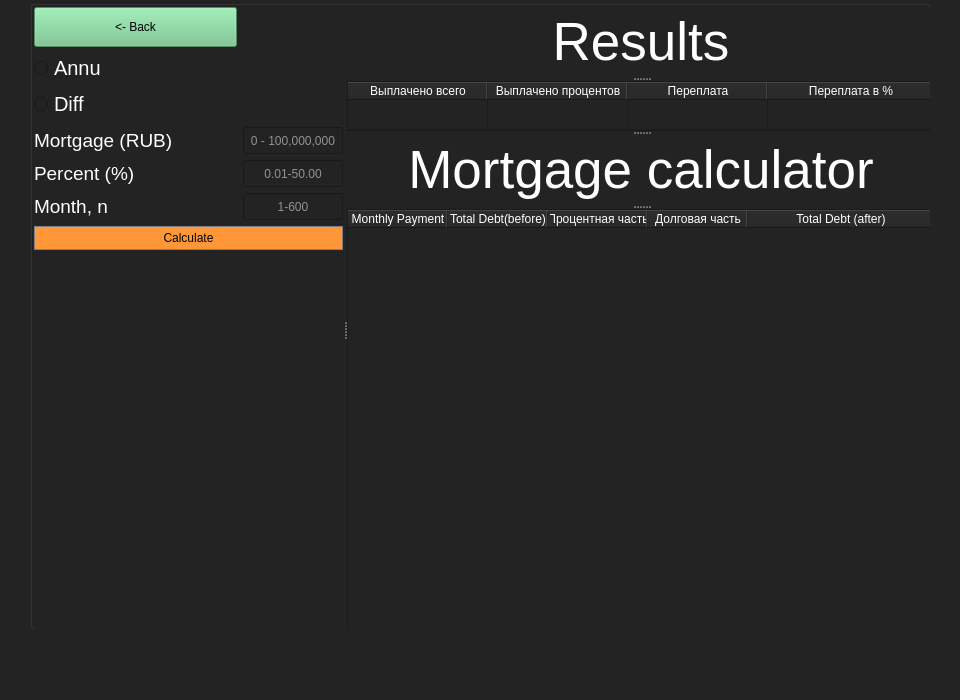
<?xml version="1.0" encoding="UTF-8"?>
<ui version="4.0">
 <class>CreditCalc</class>
 <widget class="QWidget" name="CreditCalc">
  <property name="geometry">
   <rect>
    <x>0</x>
    <y>0</y>
    <width>960</width>
    <height>700</height>
   </rect>
  </property>
  <property name="minimumSize">
   <size>
    <width>960</width>
    <height>700</height>
   </size>
  </property>
  <property name="maximumSize">
   <size>
    <width>960</width>
    <height>700</height>
   </size>
  </property>
  <property name="windowTitle">
   <string>Form</string>
  </property>
  <property name="styleSheet">
   <string notr="true">QWidget {
background:rgb(35, 35, 35);
}
QLabel {
color: white;
}


QPushButton {
color:white;
}
QRadioButton  {
color:white;
}

QHeaderView {
color:white;
}
QHeaderView::section { 
background:rgb(35, 35, 35); 
color:white;
}

QTableView QTableCornerButton::section {
    background-color: rgb(64, 64, 64);
    border-color: rgb(64, 64, 64);
 }
 QTableView {
color:white;
}

QLineEdit {
    color: white;
}

/* Стиль для заглушки (подсказки) в QLineEdit */
QLineEdit::placeholder {
    color: gray; /* Или укажите другой цвет для подсказки */
}</string>
  </property>
  <widget class="QGroupBox" name="All">
   <property name="geometry">
    <rect>
     <x>30</x>
     <y>0</y>
     <width>900</width>
     <height>628</height>
    </rect>
   </property>
   <property name="minimumSize">
    <size>
     <width>900</width>
     <height>600</height>
    </size>
   </property>
   <property name="maximumSize">
    <size>
     <width>731</width>
     <height>628</height>
    </size>
   </property>
   <widget class="QSplitter" name="splitter_2">
    <property name="geometry">
     <rect>
      <x>4</x>
      <y>7</y>
      <width>901</width>
      <height>643</height>
     </rect>
    </property>
    <property name="orientation">
     <enum>Qt::Horizontal</enum>
    </property>
    <widget class="QWidget" name="layoutWidget">
     <layout class="QGridLayout" name="gridLayout">
      <item row="0" column="0">
       <widget class="QPushButton" name="pushButton_go_back">
        <property name="minimumSize">
         <size>
          <width>0</width>
          <height>40</height>
         </size>
        </property>
        <property name="styleSheet">
         <string notr="true">
QPushButton {
  background-color: rgb(111, 193, 136);
  color: black; 

}

QPushButton:pressed {
    background-color: qlineargradient(x1: 0, y1: 0, x2: 0, y2: 1,
                                      stop: 0 #6FC188, stop: 1 #5DA976);
}</string>
        </property>
        <property name="text">
         <string>&lt;- Back</string>
        </property>
       </widget>
      </item>
      <item row="1" column="0">
       <layout class="QFormLayout" name="formLayout">
        <item row="0" column="0">
         <widget class="QRadioButton" name="radioButton_annu">
          <property name="font">
           <font>
            <pointsize>15</pointsize>
           </font>
          </property>
          <property name="text">
           <string>Annu</string>
          </property>
          <attribute name="buttonGroup">
           <string notr="true">Mortgage_type</string>
          </attribute>
         </widget>
        </item>
        <item row="1" column="0">
         <widget class="QRadioButton" name="radioButton_diff">
          <property name="font">
           <font>
            <pointsize>15</pointsize>
           </font>
          </property>
          <property name="text">
           <string>Diff</string>
          </property>
          <attribute name="buttonGroup">
           <string notr="true">Mortgage_type</string>
          </attribute>
         </widget>
        </item>
       </layout>
      </item>
      <item row="2" column="0">
       <widget class="QLabel" name="label">
        <property name="font">
         <font>
          <family>Arial</family>
          <pointsize>14</pointsize>
         </font>
        </property>
        <property name="text">
         <string>Mortgage (RUB)</string>
        </property>
       </widget>
      </item>
      <item row="6" column="0">
       <spacer name="verticalSpacer">
        <property name="orientation">
         <enum>Qt::Vertical</enum>
        </property>
        <property name="sizeType">
         <enum>QSizePolicy::Fixed</enum>
        </property>
        <property name="sizeHint" stdset="0">
         <size>
          <width>20</width>
          <height>400</height>
         </size>
        </property>
       </spacer>
      </item>
      <item row="4" column="1">
       <widget class="QLineEdit" name="lineEdit_month">
        <property name="minimumSize">
         <size>
          <width>0</width>
          <height>27</height>
         </size>
        </property>
        <property name="maximumSize">
         <size>
          <width>100</width>
          <height>16777215</height>
         </size>
        </property>
        <property name="alignment">
         <set>Qt::AlignCenter</set>
        </property>
        <property name="placeholderText">
         <string>1-600</string>
        </property>
       </widget>
      </item>
      <item row="4" column="0">
       <widget class="QLabel" name="label_3">
        <property name="font">
         <font>
          <family>Arial</family>
          <pointsize>14</pointsize>
         </font>
        </property>
        <property name="text">
         <string>Month, n</string>
        </property>
       </widget>
      </item>
      <item row="2" column="1">
       <widget class="QLineEdit" name="lineEdit_sum">
        <property name="minimumSize">
         <size>
          <width>0</width>
          <height>27</height>
         </size>
        </property>
        <property name="maximumSize">
         <size>
          <width>100</width>
          <height>16777215</height>
         </size>
        </property>
        <property name="styleSheet">
         <string notr="true"/>
        </property>
        <property name="text">
         <string/>
        </property>
        <property name="alignment">
         <set>Qt::AlignCenter</set>
        </property>
        <property name="placeholderText">
         <string>0 - 100,000,000</string>
        </property>
       </widget>
      </item>
      <item row="3" column="0">
       <widget class="QLabel" name="label_2">
        <property name="font">
         <font>
          <family>Arial</family>
          <pointsize>14</pointsize>
         </font>
        </property>
        <property name="text">
         <string>Percent (%)</string>
        </property>
       </widget>
      </item>
      <item row="3" column="1">
       <widget class="QLineEdit" name="lineEdit_percent">
        <property name="minimumSize">
         <size>
          <width>0</width>
          <height>27</height>
         </size>
        </property>
        <property name="maximumSize">
         <size>
          <width>100</width>
          <height>16777215</height>
         </size>
        </property>
        <property name="alignment">
         <set>Qt::AlignCenter</set>
        </property>
        <property name="placeholderText">
         <string>0.01-50.00</string>
        </property>
       </widget>
      </item>
      <item row="5" column="0" colspan="2">
       <widget class="QPushButton" name="pushButton">
        <property name="minimumSize">
         <size>
          <width>0</width>
          <height>24</height>
         </size>
        </property>
        <property name="styleSheet">
         <string notr="true">QPushButton {
  background-color: rgb(255, 151, 57);
  color: black; 
  border: 1px solid gray;
}
QPushButton:pressed {
    background-color: qlineargradient(x1: 0, y1: 0, x2: 0, y2: 1,
                                      stop: 0 #FF7832, stop: 1 #FF9739);
}
</string>
        </property>
        <property name="text">
         <string>Calculate</string>
        </property>
       </widget>
      </item>
     </layout>
    </widget>
    <widget class="QSplitter" name="splitter">
     <property name="orientation">
      <enum>Qt::Vertical</enum>
     </property>
     <widget class="QLabel" name="label_6">
      <property name="maximumSize">
       <size>
        <width>16777215</width>
        <height>70</height>
       </size>
      </property>
      <property name="font">
       <font>
        <pointsize>40</pointsize>
       </font>
      </property>
      <property name="text">
       <string>Results</string>
      </property>
      <property name="alignment">
       <set>Qt::AlignCenter</set>
      </property>
     </widget>
     <widget class="QTableWidget" name="tableWidget_results">
      <property name="maximumSize">
       <size>
        <width>16777215</width>
        <height>50</height>
       </size>
      </property>
      <property name="editTriggers">
       <set>QAbstractItemView::NoEditTriggers</set>
      </property>
      <property name="rowCount">
       <number>1</number>
      </property>
      <attribute name="horizontalHeaderDefaultSectionSize">
       <number>140</number>
      </attribute>
      <attribute name="horizontalHeaderHighlightSections">
       <bool>false</bool>
      </attribute>
      <attribute name="horizontalHeaderShowSortIndicator" stdset="0">
       <bool>false</bool>
      </attribute>
      <attribute name="horizontalHeaderStretchLastSection">
       <bool>true</bool>
      </attribute>
      <attribute name="verticalHeaderVisible">
       <bool>false</bool>
      </attribute>
      <attribute name="verticalHeaderCascadingSectionResizes">
       <bool>false</bool>
      </attribute>
      <attribute name="verticalHeaderShowSortIndicator" stdset="0">
       <bool>false</bool>
      </attribute>
      <row/>
      <column>
       <property name="text">
        <string>Выплачено всего</string>
       </property>
      </column>
      <column>
       <property name="text">
        <string>Выплачено процентов</string>
       </property>
      </column>
      <column>
       <property name="text">
        <string>Переплата</string>
       </property>
      </column>
      <column>
       <property name="text">
        <string>Переплата в %</string>
       </property>
      </column>
     </widget>
     <widget class="QLabel" name="label_5">
      <property name="maximumSize">
       <size>
        <width>16777215</width>
        <height>70</height>
       </size>
      </property>
      <property name="font">
       <font>
        <pointsize>40</pointsize>
       </font>
      </property>
      <property name="text">
       <string>Mortgage calculator</string>
      </property>
      <property name="alignment">
       <set>Qt::AlignCenter</set>
      </property>
     </widget>
     <widget class="QTableWidget" name="tableWidget">
      <property name="sizePolicy">
       <sizepolicy hsizetype="Minimum" vsizetype="Maximum">
        <horstretch>0</horstretch>
        <verstretch>0</verstretch>
       </sizepolicy>
      </property>
      <property name="minimumSize">
       <size>
        <width>0</width>
        <height>400</height>
       </size>
      </property>
      <property name="editTriggers">
       <set>QAbstractItemView::NoEditTriggers</set>
      </property>
      <property name="showGrid">
       <bool>true</bool>
      </property>
      <property name="sortingEnabled">
       <bool>false</bool>
      </property>
      <property name="rowCount">
       <number>0</number>
      </property>
      <property name="columnCount">
       <number>5</number>
      </property>
      <attribute name="horizontalHeaderVisible">
       <bool>true</bool>
      </attribute>
      <attribute name="horizontalHeaderCascadingSectionResizes">
       <bool>false</bool>
      </attribute>
      <attribute name="horizontalHeaderDefaultSectionSize">
       <number>100</number>
      </attribute>
      <attribute name="horizontalHeaderHighlightSections">
       <bool>false</bool>
      </attribute>
      <attribute name="horizontalHeaderShowSortIndicator" stdset="0">
       <bool>false</bool>
      </attribute>
      <attribute name="horizontalHeaderStretchLastSection">
       <bool>true</bool>
      </attribute>
      <attribute name="verticalHeaderVisible">
       <bool>true</bool>
      </attribute>
      <attribute name="verticalHeaderCascadingSectionResizes">
       <bool>false</bool>
      </attribute>
      <column>
       <property name="text">
        <string>Monthly Payment</string>
       </property>
       <property name="background">
        <color>
         <red>35</red>
         <green>35</green>
         <blue>35</blue>
        </color>
       </property>
       <property name="foreground">
        <brush brushstyle="NoBrush">
         <color alpha="255">
          <red>255</red>
          <green>255</green>
          <blue>255</blue>
         </color>
        </brush>
       </property>
      </column>
      <column>
       <property name="text">
        <string>Total Debt(before)</string>
       </property>
      </column>
      <column>
       <property name="text">
        <string>Процентная часть</string>
       </property>
      </column>
      <column>
       <property name="text">
        <string>Долговая часть</string>
       </property>
      </column>
      <column>
       <property name="text">
        <string>Total Debt (after)</string>
       </property>
      </column>
     </widget>
    </widget>
   </widget>
  </widget>
 </widget>
 <resources/>
 <connections/>
 <buttongroups>
  <buttongroup name="Mortgage_type"/>
 </buttongroups>
</ui>
